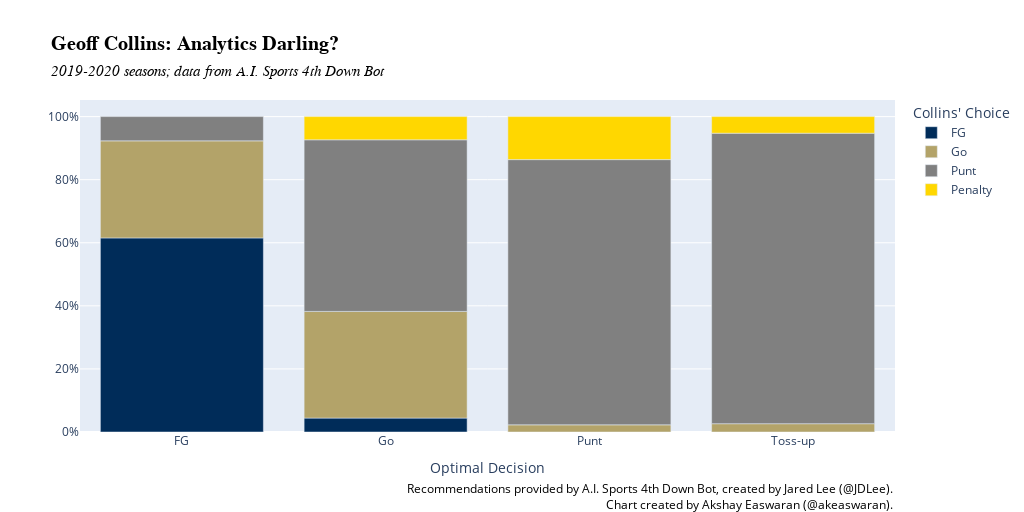

Notebook source saved alongside this figure:
### Code cell
import plotly.express as px

def make_plotly_decision_chart(df, title, subtitle, legend_title):
    base_df = df.groupby("recommendation").choice.value_counts(normalize=True).reset_index(name='count')
    fig = px.bar(base_df, x="recommendation", y="count", color="choice", title=title, color_discrete_map={
        "Go" : "#b3a369",
        "Punt" : "gray",
        "FG" : "#002c59",
        "Penalty" : "gold"
    }, labels=dict(recommendation="Optimal Decision", count="", choice=legend_title))
    fig.add_annotation(dict(xref='paper',
                            yref='paper',
                            x=1.0, y=-0.25,
                            showarrow=False,
                            align="right",
                            text ='<span style="color:#000;">Recommendations provided by A.I. Sports 4th Down Bot, created by Jared Lee (<a href="https://twitter.com/JDLee">@JDLee</a>).</span><br><span style="color:#000;">Chart created by Akshay Easwaran (<a href="https://twitter.com/akeaswaran">@akeaswaran</a>).</span>'
                           )
                      )
    fig.update_layout(width=1024,
                      height=512,
                    title=dict(
                        text=f'<b>{title}</b><br><i style="font-size:15px;">{subtitle}</i>',
                        font=dict(
                            family="Arial",
                            size=20,
                            color='#000000'
                        )
                    ),
                     yaxis=dict(tickformat=".0%"))
    fig.show()
    
make_plotly_decision_chart(decisions[(decisions.pos_team == "Georgia Tech") & (decisions.season >= 2019)],"Geoff Collins: Analytics Darling?","2019-2020 seasons; data from A.I. Sports 4th Down Bot",'Collins\' Choice')

### Figure 1 — Plotly figure (JSON) as saved in the notebook; plotly's stock layout.template omitted (floating-point values rounded to 4 significant figures)
{"data": [{"alignmentgroup": "True", "hovertemplate": "Collins' Choice=FG<br>Optimal Decision=%{x}<br>=%{y}<extra></extra>", "legendgroup": "FG", "marker": {"color": "#002c59"}, "name": "FG", "offsetgroup": "FG", "orientation": "v", "showlegend": true, "textposition": "auto", "type": "bar", "x": ["FG", "Go"], "xaxis": "x", "y": [0.6154, 0.04412], "yaxis": "y"}, {"alignmentgroup": "True", "hovertemplate": "Collins' Choice=Go<br>Optimal Decision=%{x}<br>=%{y}<extra></extra>", "legendgroup": "Go", "marker": {"color": "#b3a369"}, "name": "Go", "offsetgroup": "Go", "orientation": "v", "showlegend": true, "textposition": "auto", "type": "bar", "x": ["FG", "Go", "Punt", "Toss-up"], "xaxis": "x", "y": [0.3077, 0.3382, 0.02273, 0.02632], "yaxis": "y"}, {"alignmentgroup": "True", "hovertemplate": "Collins' Choice=Punt<br>Optimal Decision=%{x}<br>=%{y}<extra></extra>", "legendgroup": "Punt", "marker": {"color": "gray"}, "name": "Punt", "offsetgroup": "Punt", "orientation": "v", "showlegend": true, "textposition": "auto", "type": "bar", "x": ["FG", "Go", "Punt", "Toss-up"], "xaxis": "x", "y": [0.07692, 0.5441, 0.8409, 0.9211], "yaxis": "y"}, {"alignmentgroup": "True", "hovertemplate": "Collins' Choice=Penalty<br>Optimal Decision=%{x}<br>=%{y}<extra></extra>", "legendgroup": "Penalty", "marker": {"color": "gold"}, "name": "Penalty", "offsetgroup": "Penalty", "orientation": "v", "showlegend": true, "textposition": "auto", "type": "bar", "x": ["Go", "Punt", "Toss-up"], "xaxis": "x", "y": [0.07353, 0.1364, 0.05263], "yaxis": "y"}], "layout": {"annotations": [{"align": "right", "showarrow": false, "text": "<span style=\"color:#000;\">Recommendations provided by A.I. Sports 4th Down Bot, created by Jared Lee (<a href=\"https://twitter.com/JDLee\">@JDLee</a>).</span><br><span style=\"color:#000;\">Chart created by Akshay Easwaran (<a href=\"https://twitter.com/akeaswaran\">@akeaswaran</a>).</span>", "x": 1, "xref": "paper", "y": -0.25, "yref": "paper"}], "barmode": "relative", "height": 512, "legend": {"title": {"text": "Collins' Choice"}, "tracegroupgap": 0}, "title": {"font": {"color": "#000000", "family": "Arial", "size": 20}, "text": "<b>Geoff Collins: Analytics Darling?</b><br><i style=\"font-size:15px;\">2019-2020 seasons; data from A.I. Sports 4th Down Bot</i>"}, "width": 1024, "xaxis": {"anchor": "y", "domain": [0, 1], "title": {"text": "Optimal Decision"}}, "yaxis": {"anchor": "x", "domain": [0, 1], "tickformat": ".0%", "title": {"text": ""}}}}
